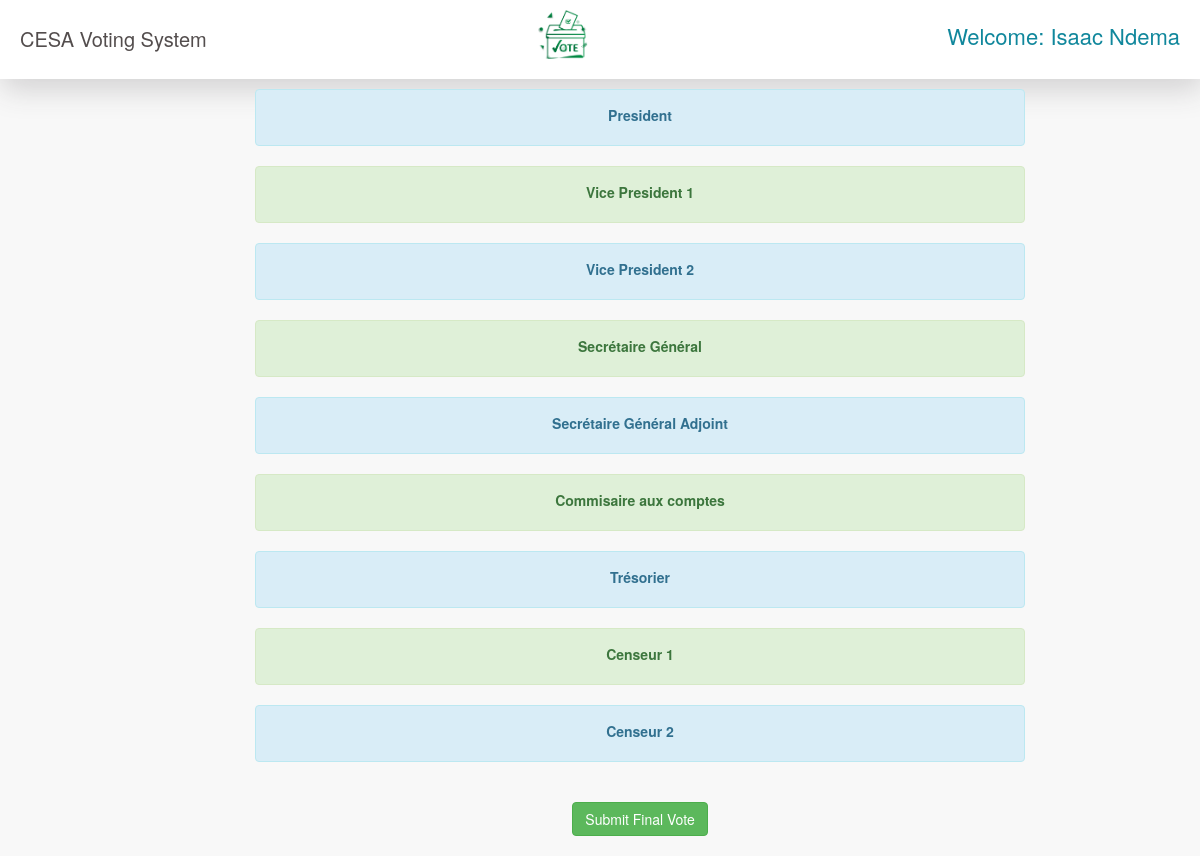
Page /vote_result.php (signed in) on the committed database.
### tables this page shows
CREATE TABLE IF NOT EXISTS `voters` (
  `voters_id` int(11) NOT NULL AUTO_INCREMENT,
  `id_number` varchar(6) NOT NULL,
  `password` varchar(100) NOT NULL,
  `firstname` varchar(100) NOT NULL,
  `lastname` varchar(100) NOT NULL,
  `year_level` varchar(100) NOT NULL,
  `status` varchar(100) NOT NULL,
  `account` varchar(100) NOT NULL,
  PRIMARY KEY (`voters_id`)
);

CREATE TABLE IF NOT EXISTS `postes` (
  `id` int(11) NOT NULL AUTO_INCREMENT,
  `name` varchar(100) NOT NULL,
  `class_name` varchar(10) NOT NULL,
  PRIMARY KEY (`id`),
  UNIQUE KEY `id` (`id`,`class_name`)
);

### vote_result.php (the view, shortened to what this page needs)
<?php	include('voteHead.php');
		include('database/dbcon.php');
?>
<body>
	<div id="row">
		<?php
		include('side_bar.php');
		?>
	</div>
	<center>
		<div class="col-lg-8" style="margin-left:240px;">
			<?php
			$flag = true;
			$postes = $conn->query("SELECT `name` , `class_name` FROM `postes`") or die(mysqli_errno());
			while ($poste = $postes->fetch_array()) {
			?>
				<div class="alert <?php $flag = !$flag; echo !$flag ? "alert-info" : "alert-success";?>">
					<label><?php echo $poste['name']; ?></label>
					<br />
				</div>
			<?php
			}
			?>
				<br />
				<button style="margin-bottom:20px;" type="submit" data-toggle="modal" data-target="#result" class="btn btn-success">Submit Final Vote</button>
			</div>
	</center>
</body>
</html>

### side_bar.php
<div class="userNavbar">
    <div class="title">
        <a class="titleName" href=""> CESA Voting System</a>
    </div>
    <div class="navbarImg">
        <img src="./images/vote.png" alt="Logo"/>
    </div>
    <div class="user">
        <h1 class="username">
        <?php
        require 'database/dbcon.php';
        try {
            $query = $conn->query("SELECT firstname , lastname from voters where voters_id ='" . $_SESSION['voters_id'] . "'");
            $row = $query->fetch_array();
        ?>
             <i class="fa fa-arrow fa-fw"></i>Welcome: <?php echo $row['firstname'] . " " . $row['lastname']; ?>
        <?php
        } catch (Exception $e) {
            echo '<i class="fa fa-arrow fa-fw"></i>Error occured : Please reload page';
        }
        ?>
        </h1>
    </div>
</div>

### css/sb-admin-2.css (style rules this page uses)
body { background-color: #f8f8f8; }

### css/userNavbar.css (style rules this page uses)
.userNavbar { display: flex; justify-content:center ; align-items: center; padding: 20px; background-color: white; box-shadow: var(--box-shadow); margin-bottom: 10px; }
.title a { display: flex; align-items: center; }
.navbarImg { flex: 1; display: flex; justify-content: center; align-items: center; }
.userNavbar img { width:50px; margin-top:-10px; }
.titleName { font-size: 20px; color: var(--text-color); font-weight: 500; }
.user { text-align: right; }
.username { margin-top: 4px; font-size: 22px; color:var(--primary-color); }

### css/partials/_variables.css (style rules this page uses)
:root { --primary-color: rgb(16, 135, 156); --primary-color2:#854fee; --title-color:#141313; --border-color:#201f1f17; --text-color:rgb(83, 77, 77); --gradient-color:linear-gradient(20deg,#4458dc 30%,#854fee 70%); --shadow-color:0px 10px 30px rgba(118,85,225,0.3); --box-shadow:2px 10px 30px rgba(57,56,61,0.205); }

### rows in the picture
voters: firstname "Isaac", lastname "Ndema"
postes: name "President"
postes: name "Vice President 1"
postes: name "Vice President 2"
postes: name "Secrétaire Général"
postes: name "Secrétaire Général Adjoint"
postes: name "Commisaire aux comptes"
postes: name "Trésorier"
postes: name "Censeur 1"
postes: name "Censeur 2"
